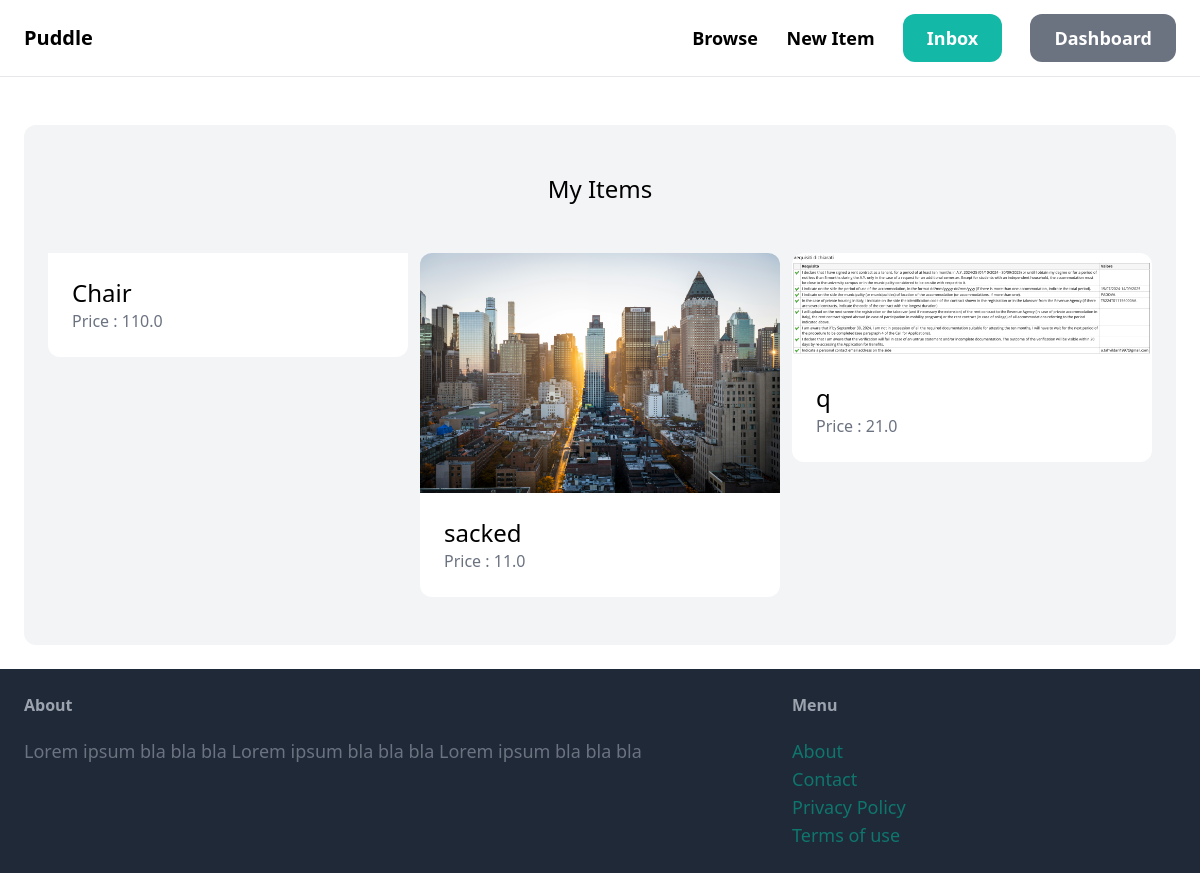
/dashboard/ (signed in), run on an earlier commit of the app's database.
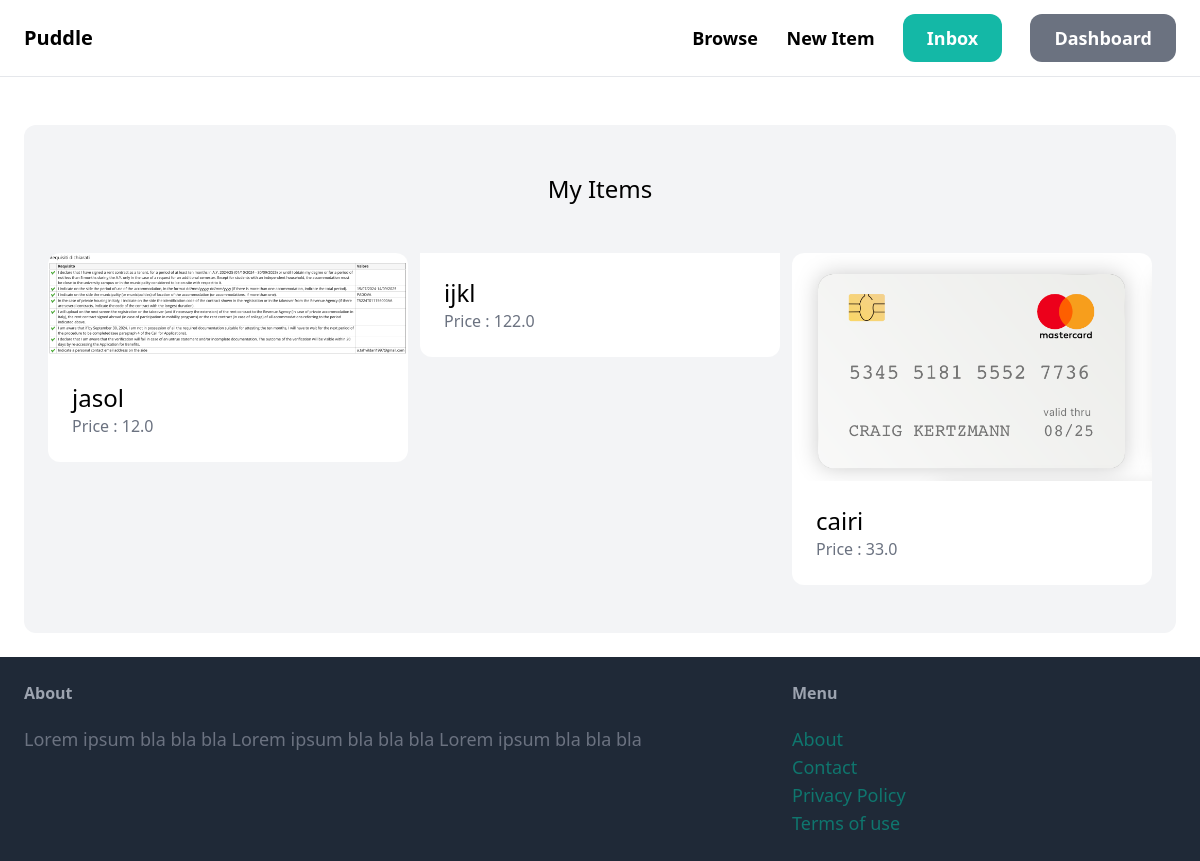
And on a later commit of the database.
### item/models.py (models this page shows, shortened)
class Item(models.Model):
    category = models. ForeignKey (Category, related_name='items', on_delete= models.CASCADE)
    name = models.CharField(max_length=255)
    description = models.TextField(blank=True, null=True)
    price = models.FloatField()
    image = models.ImageField(upload_to='item_images' ,  blank=True , null=True)
    is_sold = models.BooleanField(default=False)
    created_by = models.ForeignKey(User , related_name = 'items' ,  on_delete=models.CASCADE)
    created_at = models.DateTimeField(auto_now_add=True)

### dashboard/views.py (the view)
# urls.py: path('', views.index , name='index'),
@login_required
def index(request):
    items = Item.objects.filter(created_by = request.user)
    return render(request ,'dashboard/index.html',  {'items' : items})

### dashboard/templates/dashboard/index.html
{% extends 'core/base.html'%} {%block title%} Dashboard {% endblock %} {% block
content %} {%block content%}
<div class="mt-6 px-6 py-12 bg-gray-100 rounded-xl">
  <h2 class="mb-12 text-2xl text-center">My Items</h2>
  <div class="grid grid-cols-3 gap-3">
    {% for item in items %}
    <div>
      <a href="{% url 'item:detail' item.id %}">
        <div>
          <img src="{{ item.image.url }}" alt="" class="rounded-t-xl" />
        </div>
        <div class="p-6 bg-white rounded-b-xl">
          <h2 class="text-2xl">{{ item.name }}</h2>
          <p class="text-gray-500">Price : {{item.price}}</p>
        </div>
      </a>
    </div>
    {%endfor%}
  </div>
</div>
{%endblock%} {%endblock}

What changed in the data, as far as the page shows it:
removed Item: name "Chair", price "110.0"
removed Item: image (picture), name "sacked", price "11.0"
removed Item: image (picture), name "q", price "21.0"
added Item: image (picture), name "jasol", price "12.0"
added Item: name "ijkl", price "122.0"
added Item: image (picture), name "cairi", price "33.0"
